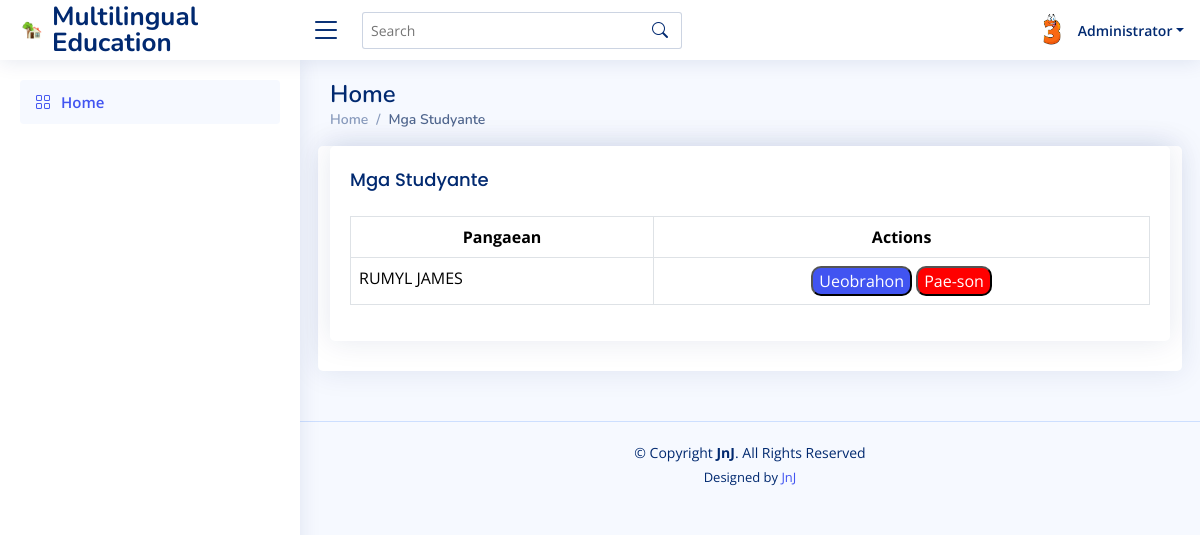
/admin.php (signed in), run on an earlier commit of the app's database.
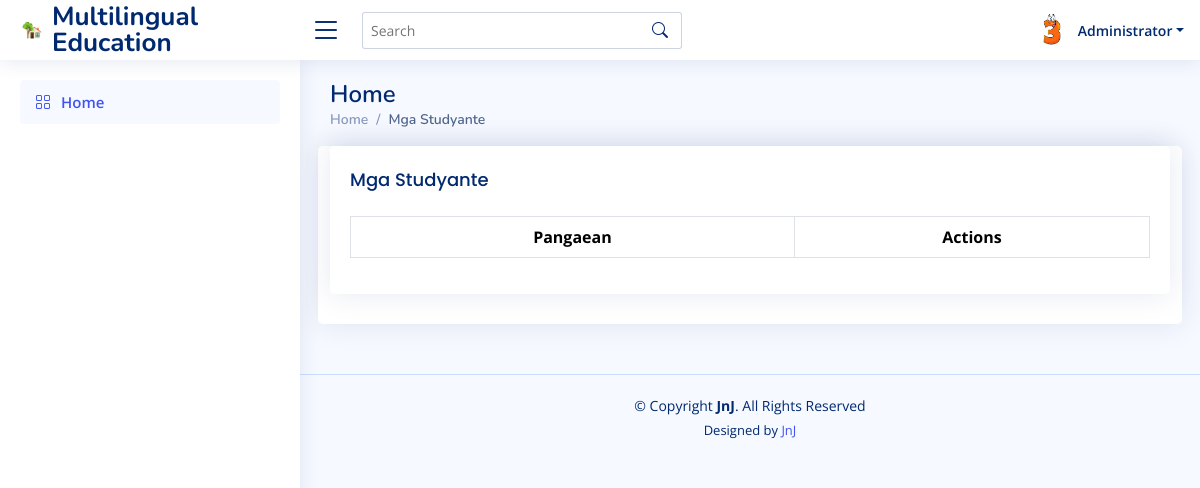
And on a later commit of the database.
### tables this page shows
CREATE TABLE `tbl_users` (
  `user_id` bigint(20) NOT NULL,
  `student_no` varchar(100) NOT NULL,
  `fullname` varchar(100) NOT NULL,
  `usertype` varchar(100) NOT NULL
);

### config/master.php (called while the page is built, shortened)
<?php
require_once 'config/crud.php';
$databaseObj = new Database();
$conn = $databaseObj->getConnection();
$crud = new CRUD($conn);
?>

### config/crud.php (called while the page is built, shortened)
<?php
class CRUD
{
    private $conn;
    public function __construct($connection)
    {
        $this->conn = $connection;
    }
    public function read($sql)
    {
        $result = $this->conn->query($sql);
        if ($result->num_rows > 0) {
            $records = array();
            while ($row = $result->fetch_assoc()) {
                $records[] = $row;
            }
            return $records;
        } else {
            return false;
        }
    }
}

### admin.php (the view, shortened to what this page needs)
<?php
  require_once "includes/metaheader.php";
  require_once "includes/header.php";
  require_once "includes/sidebar2.php";
  require_once "config/master.php";
?>
  <main id="main" class="main">
    <div class="pagetitle">
      <h1>Home</h1>
      <nav>
        <ol class="breadcrumb">
          <li class="breadcrumb-item"><a href="admin.php">Home</a></li>
          <li class="breadcrumb-item active">Mga Studyante</li>
        </ol>
      </nav>
    </div>
    <section class="section dashboard">
      <div class="row">
        <div class="col-lg-12">
          <div class="row">
          <div class="card">
          <div class="col-lg-12">
          <div class="row">
            <div class="col-lg-12">
              <div class="card">
                <div class="card-body">
                  <div class="card-title">Mga Studyante</div>
                    <table class="table table-bordered">
                        <thead>
                        <tr>
                            <th scope="col" style="text-align:center">Pangaean</th>
                            <th scope="col"  style="text-align:center">Actions</th>
                        </tr>
                        </thead>
                        <tbody>
                        <?php
                            $sql = "SELECT * FROM tbl_users ORDER BY fullname ASC";
                            $records = $crud->read($sql);
                            if ($records !== false) {
                            foreach($records as $record) {
                                $user_id = $record['user_id'];
                            ?>
                                <tr>
                                    <td style="text-align:left;"><?php echo $record['fullname'] ?></td>
                                    <td style="text-align:center;">
                                        <a href="score.php?user_id=<?php echo $user_id; ?>"><button style="background:#4154f1;color:white;border-radius:10px;">Ueobrahon</button></a>
                                        <a href="admin.php?student_id=<?php echo $user_id; ?>&action=remove" onclick="return confirm('Pae-son dayang studyante sa listahan?');"><button style="background:red;color:white;border-radius:10px;">Pae-son</button></a>
                                    </td>
                                    </tr>
                            <?php
                            }
                            }
                            ?>
                        </tbody>
                    </table>
                </div>
              </div>
            </div>
            </div>
          </div>
          </div>
        </div>
      </div>
    </section>
  </main>
  <?php
  require_once "includes/footer.php";
  ?>

### includes/metaheader.php (shortened to what this page needs)
<!DOCTYPE html>
<html lang="en">
<head>
  <link href="assets/vendor/bootstrap/css/bootstrap.min.css" rel="stylesheet">
  <link href="assets/vendor/bootstrap-icons/bootstrap-icons.css" rel="stylesheet">
  <link href="assets/vendor/boxicons/css/boxicons.min.css" rel="stylesheet">
  <link href="assets/vendor/quill/quill.snow.css" rel="stylesheet">
  <link href="assets/vendor/quill/quill.bubble.css" rel="stylesheet">
  <link href="assets/vendor/remixicon/remixicon.css" rel="stylesheet">
  <link href="assets/vendor/simple-datatables/style.css" rel="stylesheet">
  <link href="assets/css/style.css" rel="stylesheet">
</head>
<body>
  <header id="header" class="header fixed-top d-flex align-items-center">
    <div class="d-flex align-items-center justify-content-between">
      <a href="index.php" class="logo d-flex align-items-center">
        <img src="assets/img/home.png" alt="">
        <span class="d-none d-lg-block">Multilingual Education</span>
      </a>
      <i class="bi bi-list toggle-sidebar-btn"></i>
    </div>
    <div class="search-bar">
      <form class="search-form d-flex align-items-center" method="POST" action="#">
        <input type="text" name="query" placeholder="Search" title="Enter search keyword">
        <button type="submit" title="Search"><i class="bi bi-search"></i></button>
      </form>
    </div>

### includes/header.php (shortened to what this page needs)
<nav class="header-nav ms-auto">
      <ul class="d-flex align-items-center">
        <li class="nav-item dropdown">
        <li class="nav-item dropdown pe-3">
          <a class="nav-link nav-profile d-flex align-items-center pe-0" href="#" data-bs-toggle="dropdown">
            <img src="assets/img/profile.png" alt="Profile" class="rounded-circle">
            <span class="d-none d-md-block dropdown-toggle ps-2"><?php echo $_SESSION["fullname"] ?></span>
          </a>
        </li>
      </ul>
    </nav>
  </header>

### includes/sidebar2.php
<aside id="sidebar" class="sidebar">
  <ul class="sidebar-nav" id="sidebar-nav">
    <li class="nav-item">
      <a class="nav-link " href="admin.php">
        <i class="bi bi-grid"></i>
        <span>Home</span>
      </a>
    </li>
</aside>

### includes/footer.php (shortened to what this page needs)
  <footer id="footer" class="footer">
    <div class="copyright">
      &copy; Copyright <strong><span>JnJ</span></strong>. All Rights Reserved
    </div>
    <div class="credits">
      Designed by <a href="https://bootstrapmade.com/">JnJ</a>
    </div>
  </footer>
</body>
</html>

### assets/css/style.css (style rules this page uses)
:root { scroll-behavior: smooth; }
body { font-family: "Open Sans", sans-serif; background: #f6f9ff; color: #444444; }
a { color: #4154f1; text-decoration: none; }
h1, h2, h3, h4, h5, h6 { font-family: "Nunito", sans-serif; }
#main { margin-top: 60px; padding: 20px 30px; transition: all 0.3s; }
.pagetitle { margin-bottom: 10px; }
.pagetitle h1 { font-size: 24px; margin-bottom: 0; font-weight: 600; color: #012970; }
.card { margin-bottom: 30px; border: none; border-radius: 5px; box-shadow: 0px 0 30px rgba(1, 41, 112, 0.1); }
.card-title { padding: 20px 0 15px 0; font-size: 18px; font-weight: 500; color: #012970; font-family: "Poppins", sans-serif; }
.card-body { padding: 0 20px 20px 20px; }
.breadcrumb { font-size: 14px; font-family: "Nunito", sans-serif; color: #899bbd; font-weight: 600; }
.breadcrumb a { color: #899bbd; transition: 0.3s; }
.breadcrumb .breadcrumb-item::before { color: #899bbd; }
.breadcrumb .active { color: #51678f; font-weight: 600; }
.logo { line-height: 1; }
@media (min-width: 1200px) { .logo { width: 280px; } }
.logo img { max-height: 26px; margin-right: 6px; }
.logo span { font-size: 26px; font-weight: 700; color: #012970; font-family: "Nunito", sans-serif; }
.header { transition: all 0.5s; z-index: 997; height: 60px; box-shadow: 0px 2px 20px rgba(1, 41, 112, 0.1); background-color: #fff; padding-left: 20px; }
.header .toggle-sidebar-btn { font-size: 32px; padding-left: 10px; cursor: pointer; color: #012970; }
.header .search-bar { min-width: 360px; padding: 0 20px; }
.header .search-form { width: 100%; }
.header .search-form input { border: 0; font-size: 14px; color: #012970; border: 1px solid rgba(1, 41, 112, 0.2); padding: 7px 38px 7px 8px; border-radius: 3px; transition: 0.3s; width: 100%; }
.header .search-form button { border: 0; padding: 0; margin-left: -30px; background: none; }
.header .search-form button i { color: #012970; }
.header-nav ul { list-style: none; }
.header-nav>ul { margin: 0; padding: 0; }
.header-nav .nav-profile { color: #012970; }
.header-nav .nav-profile img { max-height: 36px; }
.header-nav .nav-profile span { font-size: 14px; font-weight: 600; }
.sidebar { position: fixed; top: 60px; left: 0; bottom: 0; width: 300px; z-index: 996; transition: all 0.3s; padding: 20px; overflow-y: auto; scrollbar-width: thin; scrollbar-color: #aab7cf transparent; box-shadow: 0px 0px 20px rgba(1, 41, 112, 0.1); background-color: #fff; }
@media (min-width: 1200px) { #main, #footer { margin-left: 300px; } }
.sidebar-nav { padding: 0; margin: 0; list-style: none; }
.sidebar-nav li { padding: 0; margin: 0; list-style: none; }
.sidebar-nav .nav-item { margin-bottom: 5px; }
.sidebar-nav .nav-link { display: flex; align-items: center; font-size: 15px; font-weight: 600; color: #4154f1; transition: 0.3; background: #f6f9ff; padding: 10px 15px; border-radius: 4px; }
.sidebar-nav .nav-link i { font-size: 16px; margin-right: 10px; color: #4154f1; }
.footer { padding: 20px 0; font-size: 14px; transition: all 0.3s; border-top: 1px solid #cddfff; }
.footer .copyright { text-align: center; color: #012970; }
.footer .credits { padding-top: 5px; text-align: center; font-size: 13px; color: #012970; }

What changed in the data, as far as the page shows it:
removed tbl_users: fullname "RUMYL JAMES"
